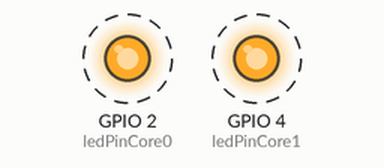
Recording of a sketch running on a simulated ESP32. Shown: output pins drawn as LEDs (lit = HIGH). Dashed ring = blinking.

Above: at 0.15 s.
Timing chart, 0 to 3.0 s (numbered marks = the images above):
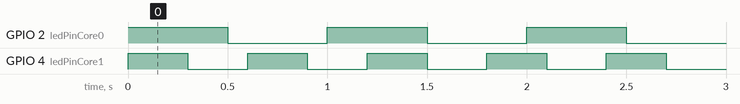

Measured:
- by itself, GPIO 2 (ledPinCore0): alternates HIGH for 0.50 s and LOW for 0.50 s
- by itself, GPIO 4 (ledPinCore1): alternates HIGH for 0.30 s and LOW for 0.30 s
- by itself, everything shown: repeats every 3.0 s, in 14 steps

The sketch:

MULTICORE.ino
```cpp
// Variable para almacenar el número del núcleo en el que se ejecutará la tarea
#if CONFIG_FREERTOS_UNICORE
static const BaseType_t app_cpu = 0;  // Si es uniprocesador, se ejecutará en el Core 0
#else
static const BaseType_t app_cpu = 1;  // Por defecto, se ejecutará en el Core 1
#endif

// Definición de pines para los LEDs
const int ledPinCore0 = 2; // Pines de led
const int ledPinCore1 = 4;

// Función que se ejecutará en el Core 0
void taskCore0(void *parameter) {
  for (;;) {
    digitalWrite(ledPinCore0, HIGH);
    delay(500);
    digitalWrite(ledPinCore0, LOW);
    delay(500);
  }
}

// Función que se ejecutará en el Core 1
void taskCore1(void *parameter) {
  for (;;) {
    digitalWrite(ledPinCore1, HIGH);
    delay(300);
    digitalWrite(ledPinCore1, LOW);
    delay(300);
  }
}

void setup() {
  // Inicializa los pines de los LEDs como salidas
  pinMode(ledPinCore0, OUTPUT);
  pinMode(ledPinCore1, OUTPUT);

  // Crea las tareas para cada núcleo
  xTaskCreatePinnedToCore(
    taskCore0,       // Función que se ejecutará en el Core 0
    "TaskCore0",     // Nombre de la tarea
    10000,           // Tamaño del stack de la tarea
    NULL,            // Parámetro de la tarea (en este caso, no se utiliza)
    1,               // Prioridad de la tarea
    NULL,            // Manejador de la tarea (en este caso, no se utiliza)
    0                // Núcleo en el que se ejecutará la tarea (Core 0)
  );

  xTaskCreatePinnedToCore(
    taskCore1,       // Función que se ejecutará en el Core 1
    "TaskCore1",     // Nombre de la tarea
    10000,           // Tamaño del stack de la tarea
    NULL,            // Parámetro de la tarea (en este caso, no se utiliza)
    1,               // Prioridad de la tarea
    NULL,            // Manejador de la tarea (en este caso, no se utiliza)
    app_cpu          // Núcleo en el que se ejecutará la tarea (Core 1 o Core 0 según la configuración)
  );
}

void loop() {
  // El loop principal no hace nada
}
```
